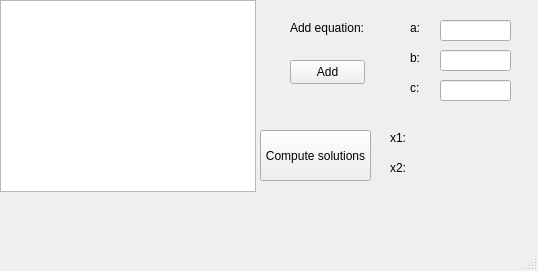
<?xml version="1.0" encoding="UTF-8"?>
<ui version="4.0">
 <class>MainWindow</class>
 <widget class="QMainWindow" name="MainWindow">
  <property name="geometry">
   <rect>
    <x>0</x>
    <y>0</y>
    <width>538</width>
    <height>271</height>
   </rect>
  </property>
  <property name="windowTitle">
   <string>MainWindow</string>
  </property>
  <widget class="QWidget" name="centralwidget">
   <widget class="QListWidget" name="equations_list">
    <property name="geometry">
     <rect>
      <x>0</x>
      <y>0</y>
      <width>256</width>
      <height>192</height>
     </rect>
    </property>
   </widget>
   <widget class="QLabel" name="label">
    <property name="geometry">
     <rect>
      <x>290</x>
      <y>20</y>
      <width>81</width>
      <height>16</height>
     </rect>
    </property>
    <property name="text">
     <string>Add equation:</string>
    </property>
   </widget>
   <widget class="QLineEdit" name="a_value">
    <property name="geometry">
     <rect>
      <x>440</x>
      <y>20</y>
      <width>71</width>
      <height>21</height>
     </rect>
    </property>
   </widget>
   <widget class="QLabel" name="label_2">
    <property name="geometry">
     <rect>
      <x>410</x>
      <y>20</y>
      <width>21</width>
      <height>16</height>
     </rect>
    </property>
    <property name="text">
     <string>a:</string>
    </property>
   </widget>
   <widget class="QLabel" name="label_3">
    <property name="geometry">
     <rect>
      <x>410</x>
      <y>50</y>
      <width>16</width>
      <height>16</height>
     </rect>
    </property>
    <property name="text">
     <string>b:</string>
    </property>
   </widget>
   <widget class="QLabel" name="label_4">
    <property name="geometry">
     <rect>
      <x>410</x>
      <y>80</y>
      <width>16</width>
      <height>16</height>
     </rect>
    </property>
    <property name="text">
     <string>c:</string>
    </property>
   </widget>
   <widget class="QLineEdit" name="b_value">
    <property name="geometry">
     <rect>
      <x>440</x>
      <y>50</y>
      <width>71</width>
      <height>21</height>
     </rect>
    </property>
   </widget>
   <widget class="QLineEdit" name="c_value">
    <property name="geometry">
     <rect>
      <x>440</x>
      <y>80</y>
      <width>71</width>
      <height>21</height>
     </rect>
    </property>
   </widget>
   <widget class="QPushButton" name="add_equation">
    <property name="geometry">
     <rect>
      <x>290</x>
      <y>60</y>
      <width>75</width>
      <height>24</height>
     </rect>
    </property>
    <property name="text">
     <string>Add</string>
    </property>
   </widget>
   <widget class="QPushButton" name="solutions_button">
    <property name="geometry">
     <rect>
      <x>260</x>
      <y>130</y>
      <width>111</width>
      <height>51</height>
     </rect>
    </property>
    <property name="text">
     <string>Compute solutions</string>
    </property>
   </widget>
   <widget class="QLabel" name="label_5">
    <property name="geometry">
     <rect>
      <x>390</x>
      <y>130</y>
      <width>21</width>
      <height>16</height>
     </rect>
    </property>
    <property name="text">
     <string>x1:</string>
    </property>
   </widget>
   <widget class="QLabel" name="label_6">
    <property name="geometry">
     <rect>
      <x>390</x>
      <y>160</y>
      <width>21</width>
      <height>16</height>
     </rect>
    </property>
    <property name="text">
     <string>x2:</string>
    </property>
   </widget>
   <widget class="QLabel" name="x1">
    <property name="geometry">
     <rect>
      <x>428</x>
      <y>130</y>
      <width>101</width>
      <height>20</height>
     </rect>
    </property>
    <property name="text">
     <string/>
    </property>
   </widget>
   <widget class="QLabel" name="x2">
    <property name="geometry">
     <rect>
      <x>428</x>
      <y>160</y>
      <width>101</width>
      <height>20</height>
     </rect>
    </property>
    <property name="text">
     <string/>
    </property>
   </widget>
  </widget>
  <widget class="QMenuBar" name="menubar">
   <property name="geometry">
    <rect>
     <x>0</x>
     <y>0</y>
     <width>538</width>
     <height>33</height>
    </rect>
   </property>
  </widget>
  <widget class="QStatusBar" name="statusbar"/>
 </widget>
 <resources/>
 <connections/>
</ui>
